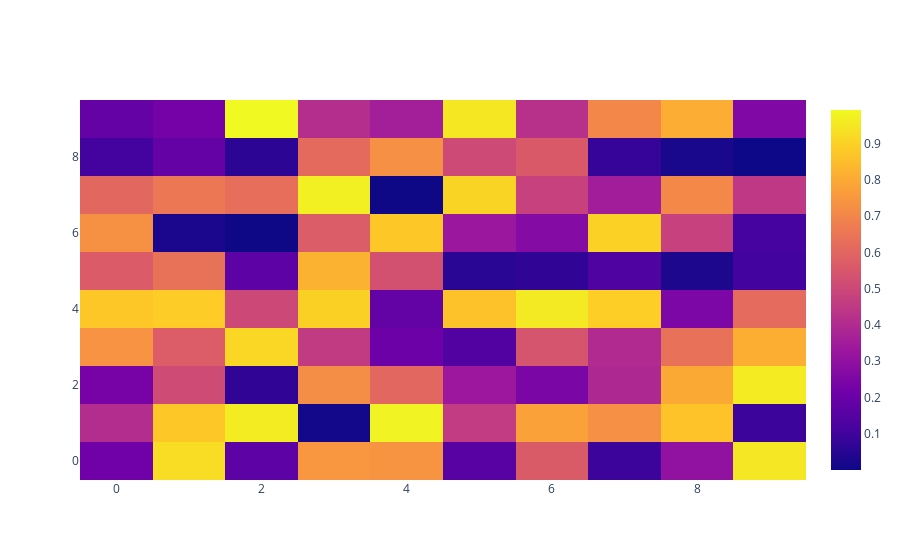

The notebook cell this image was saved under:
### Markdown cell above
# **Heat map in plotly**

### Code cell
# make the random dataframe using numpy
data = np.random.rand(10, 10)
# create a heatmap of above random data using plotly
heatmap = go.Figure(data=go.Heatmap(z=data))
heatmap.show()
